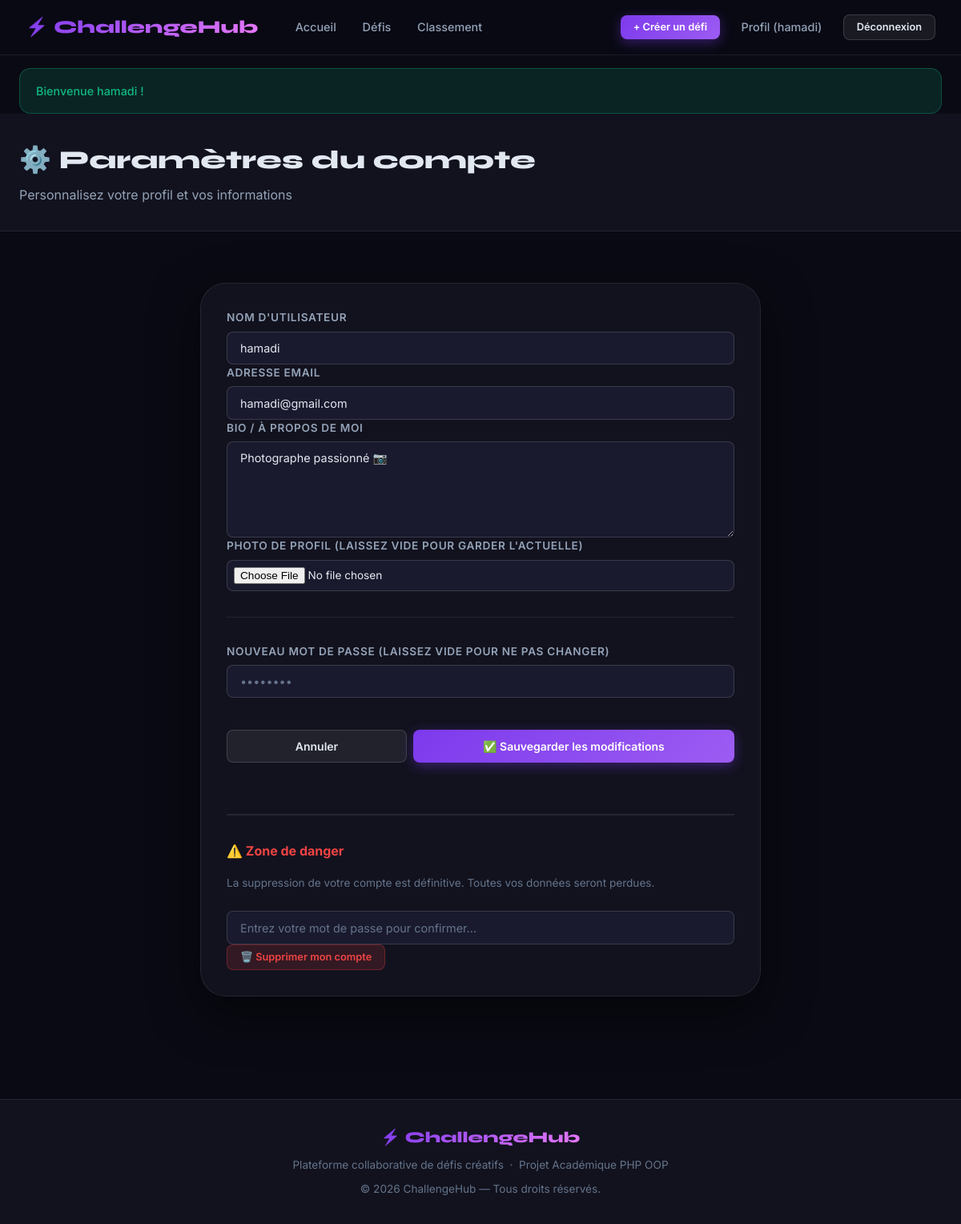
Page /index.php?page=edit-profile (signed in) on the committed database.
### tables this page shows
CREATE TABLE IF NOT EXISTS `users` (
  `id`         INT UNSIGNED     NOT NULL AUTO_INCREMENT,
  `username`   VARCHAR(50)      NOT NULL,
  `email`      VARCHAR(255)     NOT NULL,
  `password`   VARCHAR(255)     NOT NULL,
  `avatar`     VARCHAR(255)         NULL DEFAULT NULL,
  `bio`        TEXT                 NULL DEFAULT NULL,
  `created_at` DATETIME         NOT NULL DEFAULT CURRENT_TIMESTAMP,
  PRIMARY KEY (`id`),
  UNIQUE KEY `uq_users_email`    (`email`),
  UNIQUE KEY `uq_users_username` (`username`)
);

### app/controllers/UserController.php (called while the page is built, shortened)
<?php
require_once ROOT_PATH . '/app/models/User.php';
class UserController extends Controller {
    private $userModel;
    public function __construct() {
        $this->userModel = new User();
    }
    public function showEditProfile() {
        $user = $this->userModel->findById($this->currentUserId());
        $this->render('user/edit_profile', [
            'pageTitle' => 'Paramètres du compte',
            'user'      => $user,
            'csrf'      => $this->generateCsrfToken()
        ]);
    }
}

### config/database.php (called while the page is built, shortened)
<?php
class Database {
    private static $instance = null;
    public static function getInstance() {
        if (self::$instance === null) {
            try {
                $db = new self();
                $dsn = "mysql:host=" . $db->host . ";dbname=" . $db->dbName . ";charset=utf8mb4";
                $options = [
                    PDO::ATTR_ERRMODE            => PDO::ERRMODE_EXCEPTION,
                    PDO::ATTR_DEFAULT_FETCH_MODE => PDO::FETCH_ASSOC,
                    PDO::ATTR_EMULATE_PREPARES   => false,
                ];
                self::$instance = new PDO($dsn, $db->username, $db->password, $options);
            } catch (PDOException $e) {
                die("Erreur de connexion à la base de données : " . $e->getMessage());
            }
        }
        return self::$instance;
    }
}

### app/models/Model.php (called while the page is built, shortened)
<?php
abstract class Model {
    protected $db;
    public function __construct() {
        $this->db = Database::getInstance();
    }
    protected function query($sql, $params = []) {
        $stmt = $this->db->prepare($sql);
        $stmt->execute($params);
        return $stmt;
    }
}

### app/models/User.php (called while the page is built, shortened)
<?php
require_once __DIR__ . '/Model.php';
class User extends Model {
    public function findById($id) {
        $stmt = $this->query("SELECT * FROM users WHERE id = ?", [$id]);
        return $stmt->fetch();
    }
}

### app/views/user/edit_profile.php (the view, shortened to what this page needs)
<div class="page-header">
  <div class="page-header__inner">
    <h1>⚙️ Paramètres du compte</h1>
    <p>Personnalisez votre profil et vos informations</p>
  </div>
</div>
<div class="container section">
  <div class="auth-card" style="max-width:700px; margin:0 auto; padding:2rem;">
    <form action="index.php?page=edit-profile" method="POST" enctype="multipart/form-data">
        <div class="form-group">
            <label class="form-label" for="username">Nom d'utilisateur</label>
            <input type="text" id="username" name="username" class="form-control"
                   value="<?= htmlspecialchars($user['username']) ?>" required>
        </div>
        <div class="form-group">
            <label class="form-label" for="email">Adresse email</label>
            <input type="email" id="email" name="email" class="form-control"
                   value="<?= htmlspecialchars($user['email']) ?>" required>
        </div>
        <div class="form-group">
            <label class="form-label" for="bio">Bio / À propos de moi</label>
            <textarea id="bio" name="bio" class="form-control" rows="4"
                      placeholder="Parlez de vous en quelques lignes..."><?= htmlspecialchars($user['bio'] ?? '') ?></textarea>
        </div>
        <div class="form-group">
            <label class="form-label" for="avatar">Photo de profil (Laissez vide pour garder l'actuelle)</label>
            <input type="file" id="avatar" name="avatar" class="form-control" style="font-size:.85rem; padding:.5rem;">
        </div>
        <div class="form-group" style="margin-top:2rem; padding-top:2rem; border-top:1px solid var(--clr-border);">
            <label class="form-label" for="password">Nouveau mot de passe (Laissez vide pour ne pas changer)</label>
            <input type="password" id="password" name="password" class="form-control" placeholder="••••••••">
        </div>
        <div class="flex gap-1" style="margin-top:2.5rem;">
            <a href="index.php?page=profile" class="btn btn-ghost" style="flex:1; justify-content:center;">Annuler</a>
            <button type="submit" class="btn btn-primary" style="flex:2; justify-content:center;">✅ Sauvegarder les modifications</button>
        </div>
    </form>
    <div style="margin-top:4rem; padding-top:2rem; border-top:2px solid var(--clr-border);">
        <h4 style="color:var(--clr-danger); margin-bottom:1rem;">⚠️ Zone de danger</h4>
        <p style="font-size:.85rem; color:var(--clr-text-dim); margin-bottom:1.5rem;">La suppression de votre compte est définitive. Toutes vos données seront perdues.</p>
        <form action="index.php?page=delete-account" method="POST" onsubmit="return confirm('Êtes-vous SÛR de vouloir supprimer votre compte définitivement ?')">
            <div class="form-group">
                <input type="password" name="password" class="form-control" placeholder="Entrez votre mot de passe pour confirmer..." required>
            </div>
            <button type="submit" class="btn btn-danger btn-sm">🗑️ Supprimer mon compte</button>
        </form>
    </div>
  </div>
</div>

### public/css/style.css (style rules this page uses)
:root { --clr-bg: #0a0a14; --clr-surface: #12121e; --clr-surface-2: #1a1a2e; --clr-surface-3: #22223a; --clr-border: rgba(255, 255, 255, 0.08); --clr-border-2: rgba(255, 255, 255, 0.14); --clr-primary: #7c3aed; --clr-primary-l: #9d5cf2; --clr-accent: #e879f9; --clr-accent-2: #06b6d4; --clr-success: #10b981; --clr-danger: #ef4444; --clr-warning: #f59e0b; --clr-text: #e2e8f0; --clr-text-muted: #94a3b8; --clr-text-dim: #64748b; --gradient-hero: linear-gradient(135deg, #7c3aed 0%, #e879f9 100%); --gradient-card: linear-gradient(145deg, rgba(124, 58, 237, .15) 0%, rgba(232, 121, 249, .05) 100%); --gradient-btn: linear-gradient(135deg, #7c3aed 0%, #9d5cf2 100%); --radius-sm: 8px; --radius-md: 14px; --radius-lg: 20px; --radius-xl: 32px; --radius-full: 9999px; --shadow-sm: 0 2px 8px rgba(0, 0, 0, .35); --shadow-md: 0 8px 24px rgba(0, 0, 0, .45); --shadow-lg: 0 20px 60px rgba(0, 0, 0, .55); --shadow-glow: 0 0 40px rgba(124, 58, 237, .3); --transition: 0.25s cubic-bezier(.4, 0, .2, 1); --font-main: 'Inter', system-ui, sans-serif; --font-head: 'Syne', sans-serif; }
*, *::before, *::after { box-sizing: border-box; margin: 0; padding: 0; }
html { scroll-behavior: smooth; }
body { font-family: var(--font-main); background-color: var(--clr-bg); color: var(--clr-text); line-height: 1.6; min-height: 100vh; overflow-x: hidden; }
a { color: inherit; text-decoration: none; }
button { cursor: pointer; border: none; background: none; font-family: inherit; }
input, textarea, select { font-family: inherit; }
.btn { display: inline-flex; align-items: center; gap: .5rem; padding: .6rem 1.4rem; border-radius: var(--radius-sm); font-size: .875rem; font-weight: 600; transition: all var(--transition); cursor: pointer; border: none; white-space: nowrap; line-height: 1.4; }
.btn-primary { background: var(--gradient-btn); color: #fff; box-shadow: 0 4px 15px rgba(124, 58, 237, .4); }
.btn-ghost { background: rgba(255, 255, 255, 0.07); color: var(--clr-text); border: 1px solid var(--clr-border-2); }
.btn-danger { background: rgba(239, 68, 68, .15); color: var(--clr-danger); border: 1px solid rgba(239, 68, 68, .3); }
.btn-sm { padding: .4rem 1rem; font-size: .8rem; }
.form-group { display: flex; flex-direction: column; gap: .35rem; }
.form-label { font-size: .85rem; font-weight: 600; color: var(--clr-text-muted); text-transform: uppercase; letter-spacing: .05em; }
.form-control { background: var(--clr-surface-2); border: 1px solid var(--clr-border-2); border-radius: var(--radius-sm); color: var(--clr-text); padding: .7rem 1rem; font-size: .9rem; transition: border-color var(--transition), box-shadow var(--transition); width: 100%; }
.form-control::placeholder { color: var(--clr-text-dim); }
textarea.form-control { resize: vertical; min-height: 120px; }
.container { max-width: 1280px; margin: 0 auto; padding: 0 1.5rem; }
.section { padding: 4rem 0; }
.flex { display: flex; }
.gap-1 { gap: .5rem; }
.page-header { background: var(--clr-surface); border-bottom: 1px solid var(--clr-border); padding: 2rem 1.5rem; }
.page-header__inner { max-width: 1280px; margin: 0 auto; }
.page-header h1 { font-family: var(--font-head); font-size: 2rem; font-weight: 800; }
.page-header p { color: var(--clr-text-muted); margin-top: .35rem; }
.auth-card { width: 100%; max-width: 480px; background: var(--clr-surface); border: 1px solid var(--clr-border); border-radius: var(--radius-xl); padding: 2.5rem; box-shadow: var(--shadow-lg); }

### rows in the picture
users: username "hamadi", email "hamadi@gmail.com", bio "Photographe passionné 📷"

### other values in the picture
$_SESSION['username'] "hamadi"
$_SESSION['flash']['message'] "Bienvenue hamadi !"
